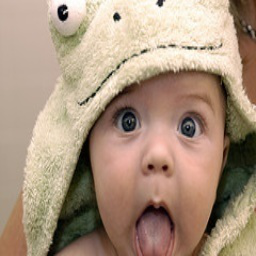
#> input picture ch1_basic/baby_1.jpg, 256 x 256 px, found by its file name
$ python ch3_warp.py
#> lines starting #> are read from the running program, lines starting #| are printed output that depends on the picture
# -*- coding: utf-8 -*-
"""
Created on Thu Aug 18 15:18:14 2016

@author: user
"""
from PIL import Image
from numpy import *
from scipy import ndimage
im = array(Image.open('../ch1/baby_1.jpg').convert('L'))
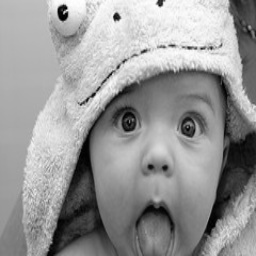
#> im: shape (256, 256); min 0, max 255, mean 151.2
H = array([[1.4,0.05,-100],[0.05,1.5,-100],[0,0,1]])
im2 = ndimage.affine_transform(im,H[:2,:2],(H[0,2],H[1,2]))
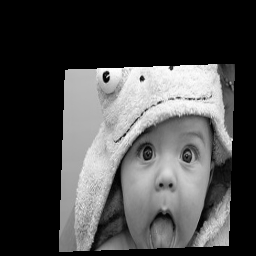
#> im2: shape (256, 256); min 0, max 255, mean 71.5
#> (the run stopped early here; a loop or call above may not have finished)

$ run again, with ch1_basic/baby_16.jpg copied over ch1_basic/baby_1.jpg
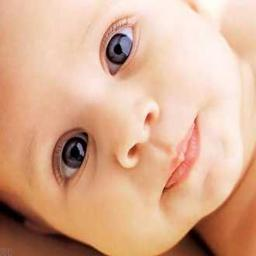
#> input picture ch1_basic/baby_16.jpg, 256 x 256 px, found by its file name
#> `im = array(Image.open('../ch1/baby_1.jpg').convert('L'))`:
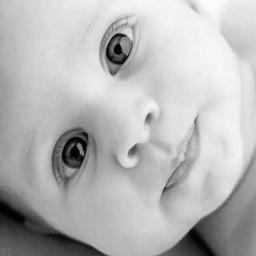
#> im: shape (256, 256); min 0, max 252, mean 183.1
#> `im2 = ndimage.affine_transform(im,H[:2,:2],(H[0,2],H[1,2]))`:
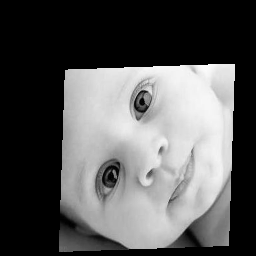
#> im2: shape (256, 256); min 0, max 252, mean 86.7
